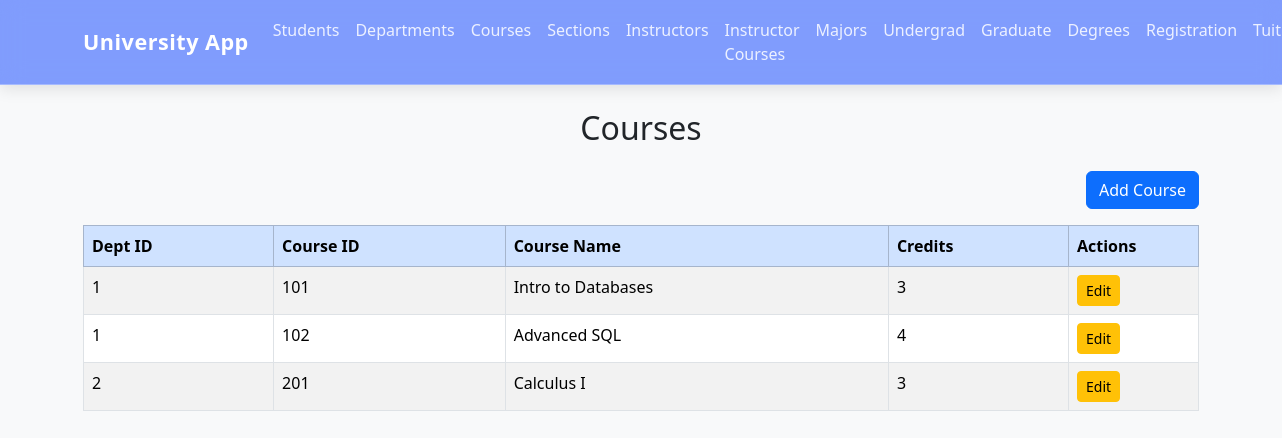
Screenshot of /courses with the database file from the repository.
### tables this page shows
CREATE TABLE Course (
    Dept_ID INTEGER,
    Course_ID INTEGER,
    Course_Name TEXT NOT NULL,
    Credits INTEGER,
    PRIMARY KEY (Dept_ID, Course_ID),
    FOREIGN KEY (Dept_ID) REFERENCES Department(Dept_ID)
);

### app.py (the view)
@app.route("/courses")
def courses():
    conn = get_db_connection()
    courses = conn.execute("SELECT * FROM Course").fetchall()
    conn.close()
    return render_template("courses.html", title="Courses", courses=courses)

### app.py (called while the page is built)
def get_db_connection():
    conn = sqlite3.connect("university.db")
    conn.row_factory = sqlite3.Row
    return conn

### templates/courses.html
{% extends "base.html" %}
{% block content %}
<h2 class="mb-4 text-center">Courses</h2>
<div class="mb-3 text-end">
    <a href="/add-course" class="btn btn-primary">Add Course</a>
</div>
<table class="table table-striped table-bordered">
    <thead class="table-primary">
        <tr>
            <th>Dept ID</th>
            <th>Course ID</th>
            <th>Course Name</th>
            <th>Credits</th>
            <th style="width: 130px;">Actions</th>
        </tr>
    </thead>
    <tbody>
        {% for c in courses %}
        <tr>
            <td>{{ c.Dept_ID }}</td>
            <td>{{ c.Course_ID }}</td>
            <td>{{ c.Course_Name }}</td>
            <td>{{ c.Credits }}</td>
            <td>
                <a href="/update-course/{{ c.Dept_ID }}/{{ c.Course_ID }}" class="btn btn-sm btn-warning">Edit</a>
            </td>
        </tr>
        {% endfor %}
    </tbody>
</table>
{% endblock %}

### rows the page displays
Course: Dept_ID "1", Course_ID "101", Course_Name "Intro to Databases", Credits "3"
Course: Dept_ID "1", Course_ID "102", Course_Name "Advanced SQL", Credits "4"
Course: Dept_ID "2", Course_ID "201", Course_Name "Calculus I", Credits "3"
